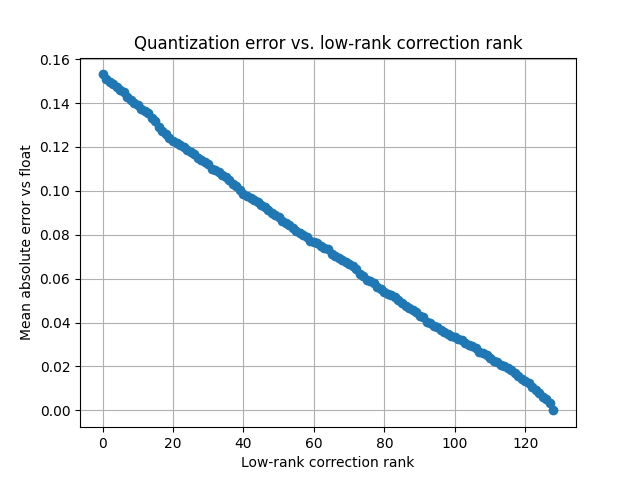

This figure's Python source:
import torch
import torch.nn as nn
import torch.nn.functional as F

# ---------- TERNARY QUANT WITH STE ----------
def ternary_quantize(w: torch.Tensor, thresh_ratio: float = 0.75):
    """
    Return (q, alpha, mask):
      q     ∈ {-1,0,1}^{...}  (no grad)
      alpha scalar (per-tensor) scale
      mask  ∈ {0,1}^{...}     which entries survived thresholding
    """
    abs_w  = w.abs()
    delta  = thresh_ratio * abs_w.mean()
    mask   = (abs_w > delta).to(w.dtype)
    q_nograd = torch.sign(w) * mask  # {-1,0,1}
    nonzeros = mask.sum()
    alpha    = (abs_w * mask).sum() / nonzeros.clamp(min=1)

    return q_nograd, alpha, mask, delta

def ste_hard_replace(x_cont: torch.Tensor, x_disc_nograd: torch.Tensor):
    """
    Straight-through: forward uses x_disc_nograd, backward uses gradient wrt x_cont.
    """
    return x_cont + (x_disc_nograd - x_cont).detach()




class TernaryQATLinear(nn.Linear):
    """
    y = x @ (alpha * Q + L @ R)^T + b
      - Q ∈ {-1,0,1}^{out,in}  (computed each forward, STE over latent float weights)
      - alpha ∈ ℝ (per-tensor here; could go per-channel)
      - L ∈ ℝ^{out,r}, R ∈ ℝ^{r,in}; both are *frozen* (no grad) and updated only when you call reset_lowrank().
    """
    def __init__(self, in_features, out_features, bias=True, rank=8, thresh_ratio=0.75):
        super().__init__(in_features, out_features, bias=bias)
        self.thresh_ratio = thresh_ratio
        self.rank         = rank

        # We re-purpose `self.weight` (float latent weights) and quantize it in forward.
        # Low-rank factors: buffers => no grads
        self.register_buffer("L", torch.zeros(out_features, rank))
        self.register_buffer("R", torch.zeros(rank, in_features))
        self.register_buffer("alpha", torch.tensor(1.0))  # store last alpha for logging

    @classmethod
    def from_linear(cls, lin: nn.Linear, rank=8, thresh_ratio=0.75):
        mod = cls(lin.in_features, lin.out_features, bias=(lin.bias is not None),
                  rank=rank, thresh_ratio=thresh_ratio)
        with torch.no_grad():
            mod.weight.copy_(lin.weight)
            if lin.bias is not None:
                mod.bias.copy_(lin.bias)
        # initial low-rank approximation is zeros (no correction yet)
        return mod

    @torch.no_grad()
    def reset_lowrank(self, rank: int = None):
        """
        Recompute (L, R) from current quantization error using truncated SVD.
        """
        if rank is not None:
            self.rank = rank

        # Compute current ternary approx (no grad)
        q, alpha, _, _ = ternary_quantize(self.weight, self.thresh_ratio)
        E = self.weight - alpha * q  # quantization error

        # SVD
        U, S, Vh = torch.linalg.svd(E, full_matrices=False)
        r = min(self.rank, S.numel())
        U_r  = U[:, :r]
        S_r  = S[:r]
        Vh_r = Vh[:r, :]

        # Compose L and R (LoRA: L @ R ~ U S V^T)
        L = U_r * S_r.unsqueeze(0)         # (out, r)
        R = Vh_r                           # (r, in)

        # Store as buffers (frozen)
        self.L = L.detach()
        self.R = R.detach()

        # Also stash alpha just for logging/inspection
        self.alpha = alpha.detach()

    def forward(self, x):
        # 1) ternarize with STE
        q_nograd, alpha, _, _ = ternary_quantize(self.weight, self.thresh_ratio)
        q = ste_hard_replace(self.weight, q_nograd)  # forward uses q_nograd, grad flows through self.weight
        w_q = alpha * q

        # 2) add frozen low-rank correction
        if self.rank > 0 and self.L.numel() != 0 and self.R.numel() != 0:
            E_lr = self.L @ self.R
            w_hat = w_q + E_lr
        else:
            w_hat = w_q

        return F.linear(x, w_hat, self.bias)

    def extra_repr(self):
        return (f"in_features={self.in_features}, out_features={self.out_features}, "
                f"bias={self.bias is not None}, rank={self.rank}, thresh_ratio={self.thresh_ratio}")
    

import matplotlib.pyplot as plt

if __name__ == "__main__":
    torch.manual_seed(0)
    lin = nn.Linear(128, 256, bias=True)
    tq = TernaryQATLinear.from_linear(lin, rank=8)  # set max rank
    x = torch.randn(16, 128)

    max_rank = min(lin.weight.shape)
    errors = []

    for r in range(0, max_rank + 1):
        tq.reset_lowrank(rank=r)
        y_hat = tq(x)
        y_ref = lin(x)
        err = (y_ref - y_hat).abs().mean().item()
        errors.append(err)

    plt.figure()
    plt.plot(range(0, max_rank + 1), errors, marker="o")
    plt.xlabel("Low-rank correction rank")
    plt.ylabel("Mean absolute error vs float")
    plt.title("Quantization error vs. low-rank correction rank")
    plt.grid(True)
    plt.savefig("tsvdlinear.png")